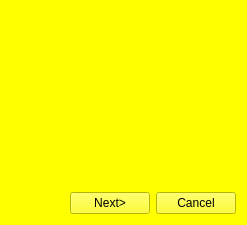
<?xml version="1.0" encoding="UTF-8"?>
<ui version="4.0">
 <class>ViewPostIt</class>
 <widget class="AnimatedDialog" name="ViewPostIt">
  <property name="geometry">
   <rect>
    <x>0</x>
    <y>0</y>
    <width>247</width>
    <height>225</height>
   </rect>
  </property>
  <property name="minimumSize">
   <size>
    <width>200</width>
    <height>200</height>
   </size>
  </property>
  <property name="maximumSize">
   <size>
    <width>400</width>
    <height>400</height>
   </size>
  </property>
  <property name="palette">
   <palette>
    <active>
     <colorrole role="Button">
      <brush brushstyle="SolidPattern">
       <color alpha="255">
        <red>255</red>
        <green>255</green>
        <blue>0</blue>
       </color>
      </brush>
     </colorrole>
     <colorrole role="Base">
      <brush brushstyle="SolidPattern">
       <color alpha="255">
        <red>255</red>
        <green>255</green>
        <blue>0</blue>
       </color>
      </brush>
     </colorrole>
     <colorrole role="Window">
      <brush brushstyle="SolidPattern">
       <color alpha="255">
        <red>255</red>
        <green>255</green>
        <blue>0</blue>
       </color>
      </brush>
     </colorrole>
    </active>
    <inactive>
     <colorrole role="Button">
      <brush brushstyle="SolidPattern">
       <color alpha="255">
        <red>255</red>
        <green>255</green>
        <blue>0</blue>
       </color>
      </brush>
     </colorrole>
     <colorrole role="Base">
      <brush brushstyle="SolidPattern">
       <color alpha="255">
        <red>255</red>
        <green>255</green>
        <blue>0</blue>
       </color>
      </brush>
     </colorrole>
     <colorrole role="Window">
      <brush brushstyle="SolidPattern">
       <color alpha="255">
        <red>255</red>
        <green>255</green>
        <blue>0</blue>
       </color>
      </brush>
     </colorrole>
    </inactive>
    <disabled>
     <colorrole role="Button">
      <brush brushstyle="SolidPattern">
       <color alpha="255">
        <red>255</red>
        <green>255</green>
        <blue>0</blue>
       </color>
      </brush>
     </colorrole>
     <colorrole role="Base">
      <brush brushstyle="SolidPattern">
       <color alpha="255">
        <red>255</red>
        <green>255</green>
        <blue>0</blue>
       </color>
      </brush>
     </colorrole>
     <colorrole role="Window">
      <brush brushstyle="SolidPattern">
       <color alpha="255">
        <red>255</red>
        <green>255</green>
        <blue>0</blue>
       </color>
      </brush>
     </colorrole>
    </disabled>
   </palette>
  </property>
  <property name="windowTitle">
   <string>Post-It viewer</string>
  </property>
  <property name="autoFillBackground">
   <bool>false</bool>
  </property>
  <property name="styleSheet">
   <string notr="true"/>
  </property>
  <layout class="QVBoxLayout" name="verticalLayout">
   <item>
    <spacer name="verticalSpacer_2">
     <property name="orientation">
      <enum>Qt::Vertical</enum>
     </property>
     <property name="sizeType">
      <enum>QSizePolicy::Fixed</enum>
     </property>
     <property name="sizeHint" stdset="0">
      <size>
       <width>20</width>
       <height>18</height>
      </size>
     </property>
    </spacer>
   </item>
   <item>
    <layout class="QHBoxLayout" name="horizontalLayout_2">
     <item>
      <widget class="QLabel" name="theLabel">
       <property name="text">
        <string/>
       </property>
      </widget>
     </item>
     <item>
      <spacer name="horizontalSpacer_2">
       <property name="orientation">
        <enum>Qt::Horizontal</enum>
       </property>
       <property name="sizeHint" stdset="0">
        <size>
         <width>17</width>
         <height>20</height>
        </size>
       </property>
      </spacer>
     </item>
    </layout>
   </item>
   <item>
    <spacer name="verticalSpacer">
     <property name="orientation">
      <enum>Qt::Vertical</enum>
     </property>
     <property name="sizeHint" stdset="0">
      <size>
       <width>20</width>
       <height>133</height>
      </size>
     </property>
    </spacer>
   </item>
   <item>
    <layout class="QHBoxLayout" name="horizontalLayout">
     <item>
      <spacer name="horizontalSpacer">
       <property name="orientation">
        <enum>Qt::Horizontal</enum>
       </property>
       <property name="sizeHint" stdset="0">
        <size>
         <width>40</width>
         <height>20</height>
        </size>
       </property>
      </spacer>
     </item>
     <item>
      <widget class="QPushButton" name="pushButton_Next">
       <property name="styleSheet">
        <string notr="true">background:&quot;#FFFF00&quot;;</string>
       </property>
       <property name="text">
        <string>Next&gt;</string>
       </property>
      </widget>
     </item>
     <item>
      <widget class="QPushButton" name="pushButton_Cancel">
       <property name="styleSheet">
        <string notr="true">background:&quot;#FFFF00&quot;;</string>
       </property>
       <property name="text">
        <string>Cancel</string>
       </property>
      </widget>
     </item>
    </layout>
   </item>
  </layout>
 </widget>
 <customwidgets>
  <customwidget>
   <class>AnimatedDialog</class>
   <extends>QWidget</extends>
   <header>animateddialog.h</header>
   <container>1</container>
  </customwidget>
 </customwidgets>
 <resources/>
 <connections/>
</ui>
